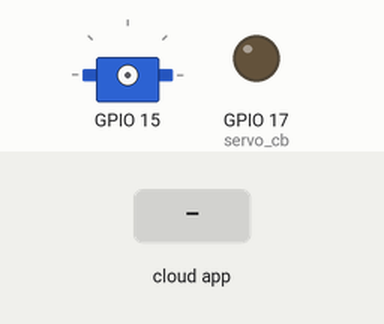
Recording of a sketch running on a simulated ESP32. Parts: servo, output pins drawn as LEDs (lit = HIGH). The test bench sets the inputs (shaded band). WiFi joins after 1.5 s; servers stay silent unless stated; the ROS host is connected and sends only what is stated; servo pulses on a pin are drawn as a servo (544–2400 µs = 0–180°); what the sketch prints to the serial monitor is not drawn.

Above: at 2.7 s.
2.8 s: the phone or cloud app sets servo to 0
At 4.0 s:
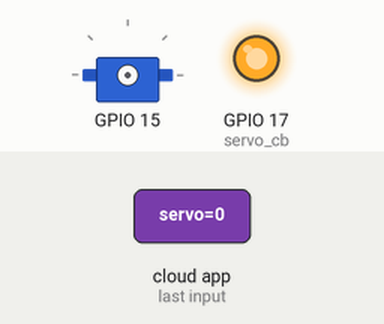
4.3 s: the phone or cloud app sets servo to 45
At 5.3 s:
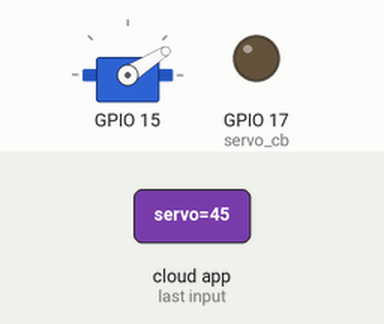
5.8 s: the phone or cloud app sets servo to 90
At 6.5 s:
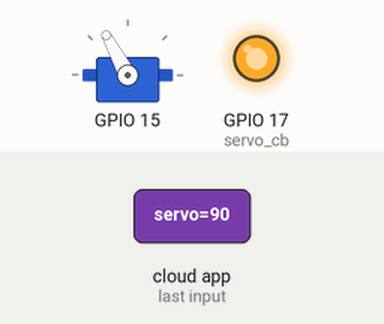
7.3 s: the phone or cloud app sets servo to 180
At 7.7 s:
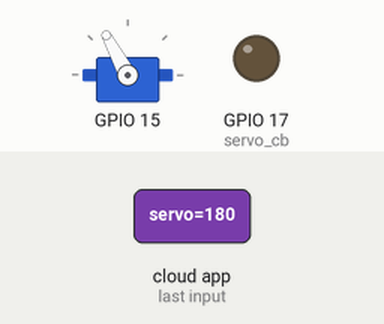
8.8 s: the phone or cloud app sets servo to 45
At 10.0 s:
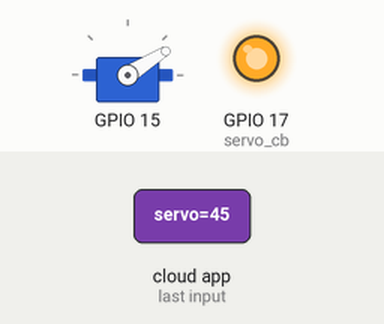
Timing chart, 0 to 11.3 s (numbered marks = the images above; inputs shaded):
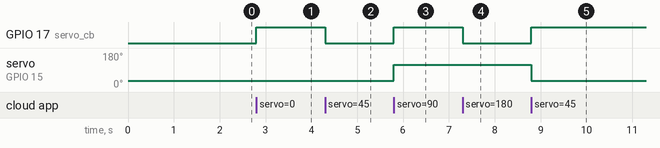

The sketch:

3-14_wifi-servo_test.ino.ino
```cpp
#include "esp_system.h"
#include <ros.h>
#include <std_msgs/UInt16.h>
#include <WiFi.h>

const char SSID[] = "aterm-ecce1b-g";
const char PASSWORD[] = "753bf0b3391c9";
IPAddress server(192,168,11,17);
const uint16_t serverPort = 11411;

WiFiClient client;
class WiFiHardware {

  public:
  WiFiHardware() {};

  void init() {
    // do your initialization here. this probably includes TCP server/client setup
    client.connect(server, serverPort);
  }

  // read a byte from the serial port. -1 = failure
  int read() {
    // implement this method so that it reads a byte from the TCP connection and returns it
    //  you may return -1 is there is an error; for example if the TCP connection is not open
    return client.read();         //will return -1 when it will works
  }

  // write data to the connection to ROS
  void write(uint8_t* data, int length) {
    // implement this so that it takes the arguments and writes or prints them to the TCP connection
    for(int i=0; i<length; i++)
      client.write(data[i]);
  }

 // returns milliseconds since start of program
  unsigned long time() {
     return millis(); // easy; did this one for you
  }
};


ros::NodeHandle_<WiFiHardware> nh;

//Servo servo;

void servo_cb(const std_msgs::UInt16& cmd_msg){

    //servo.write(cmd_msg.data);
    ledcWrite(0,cmd_msg.data);
    //delay(150);
    Serial.print(cmd_msg.data);
    digitalWrite(17, HIGH-digitalRead(17));

}

ros::Subscriber<std_msgs::UInt16> sub("servo", servo_cb);

void setup(){

  Serial.begin(57600);//
     WiFi.begin(SSID,PASSWORD);
    Serial.print("WiFi connecting");

  while (WiFi.status() != WL_CONNECTED) {
    Serial.print(".");
    delay(100);
  }
   Serial.println(" connected");

   nh.initNode();
    nh.subscribe(sub);
  delay(10);


    pinMode(17, OUTPUT);
    digitalWrite(17, LOW);

    ledcSetup(0,50,10);//0ch50hz10bit
    ledcAttachPin(15,0);//15pin0ch//

   // servo.attach(9);

}


int mini=10;//左端//
int maxi=167;//右端//
int n=mini;//

void loop(){
 //ledcWrite(0,10);//
 //n+=15;//
 //if (n>maxi) n=mini;//
  //delay(1500);//
  //ledcWrite(0,n);
  //delay(1500);
 //ledcWrite(0,150);
  //Serial.println(n);//
  //delay(1500);


    nh.spinOnce();
    delay(1);
}
```

Measured:
- after the input at 2.8 s, GPIO 17 (servo_cb): LOW → HIGH at once
- after the input at 4.3 s, GPIO 17 (servo_cb): HIGH → LOW at once
- after the input at 5.8 s, GPIO 17 (servo_cb): LOW → HIGH at once; servo on GPIO 15: 32° → 118° at once
- after the input at 7.3 s, GPIO 17 (servo_cb): HIGH → LOW at once
- after the input at 8.8 s, GPIO 17 (servo_cb): LOW → HIGH at once; servo on GPIO 15: 118° → 32° at once
